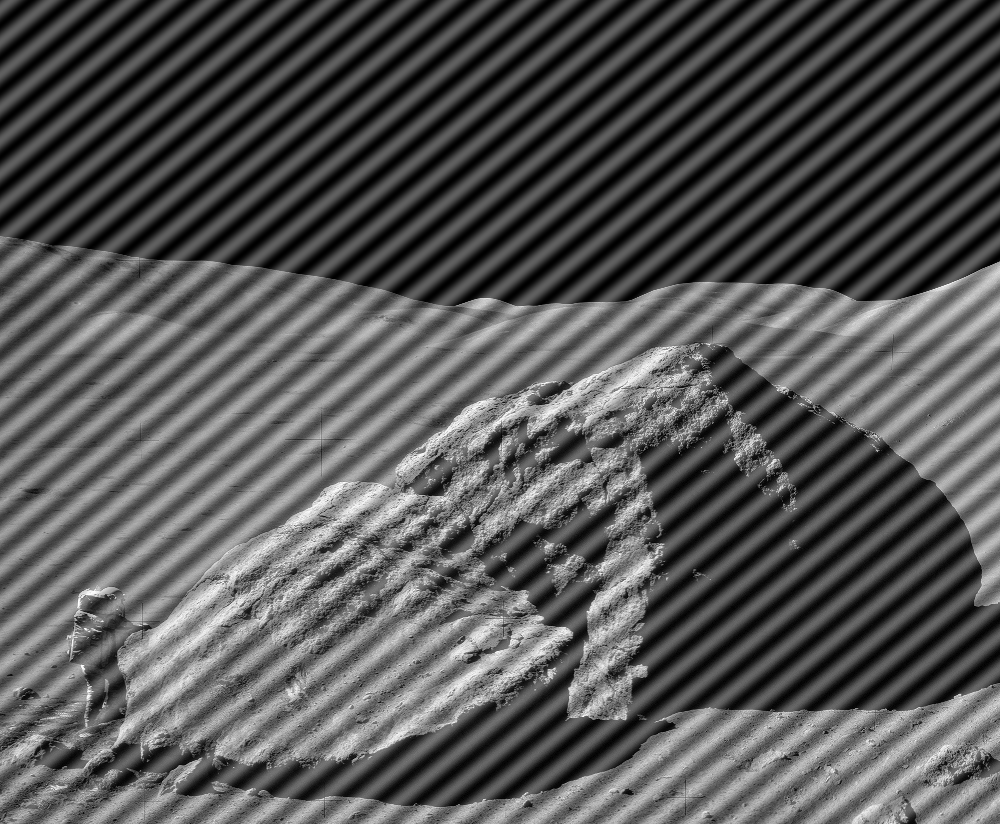
#> input picture HW/HW4/HW4_2/astronaut-interference.tif, 1000 x 824 px
$ python hw4_2_1.py
#> lines starting #> are read from the running program, lines starting #| are printed output that depends on the picture; after the words box and inside, x2 and y2 are one past the last pixel; in counts of white or black regions, pixels touching at a corner belong together
import cv2
import numpy as np
import matplotlib.pyplot as plt


def find_max_idx(array, num):
    a = array.copy()
    c = np.zeros(num)

    for i in range(num):
        c[i] = np.max(a)
        if i > 0:
            c[i] = np.max(np.max(a[a<c[i-1]]))
        if i == 0:
            b = np.stack(np.where(a==c[i]),axis=1)
        else:
            b = np.vstack((b,np.stack(np.where(a==c[i]),axis=1)))
    return b

img = cv2.imread("./astronaut-interference.tif", 0)
#> img is the input picture: shape (824, 1000); min 0, max 255, mean 86.7
w, h = img.shape
#> w = 824; h = 1000
print(img.shape)
#| (824, 1000)
plt.imsave('4_2_1_ori.png', img, cmap='gray')

fft = np.fft.fft2(img)
fft = np.fft.fftshift(fft)
res = np.log(np.abs(fft))
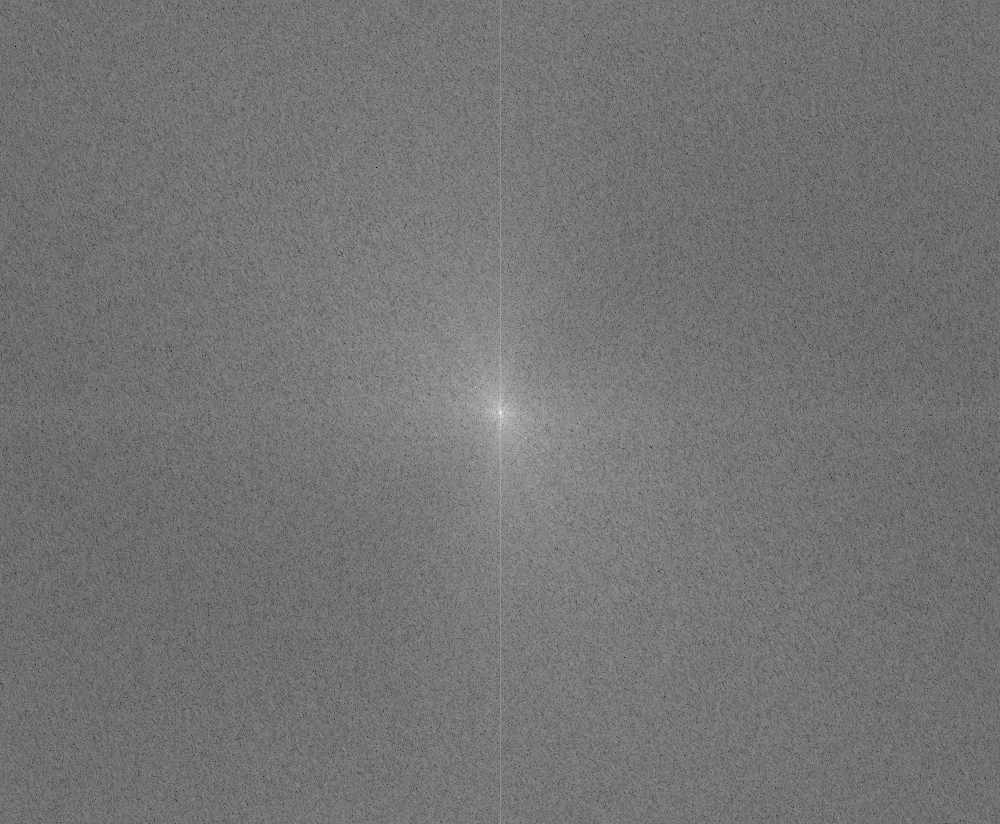
#> res: shape (824, 1000) float64; min 1.23, max 18.08, mean 8.94; drawn with min black and max white
plt.imsave('4_2_1_fftshift.png', res, cmap='gray')
max_idx = find_max_idx(res, 3)
#> the loop in find_max_idx, `for i in range(num):` made 3 passes
#> b on passes 1 to 2: [[412, 500]], [[412, 500], [387, 475], [437, 525]]
#> after the loop in find_max_idx, `for i in range(num):`: c = [18.08, 16.8, 16.31]
#> max_idx = [[412, 500], [387, 475], [437, 525], [411, 500], [413, 500]]
index = max_idx[1:3]
#> index = [[387, 475], [437, 525]]
print(index)
#| [[387 475]
#|  [437 525]]

mask = np.ones_like(img) / 1.
mask[index[:,0],index[:,1]] = 0.
print(np.where(mask==0))
plt.imsave('4_2_1_mask.png',mask, cmap='gray')
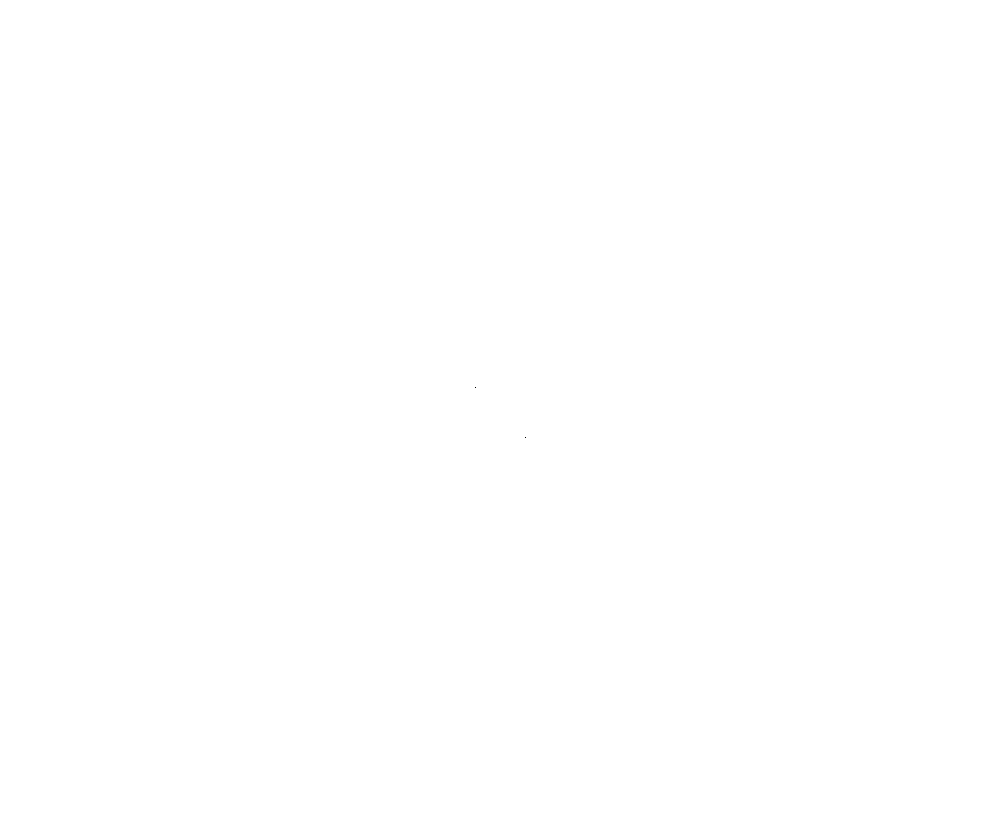
#> saved as 4_2_1_mask.png: shape (824, 1000, 3); 100% white; black in thin lines or dots, all inside (x1, y1, x2, y2) = (475, 387, 526, 438)


new_fft = fft * mask
plt.imsave('4_2_1_modfft.png', np.log(np.abs(fft))*mask, cmap='gray')
plt.show()

ifft = np.fft.ifftshift(new_fft)
ifft = np.fft.ifft2(ifft)
plt.imsave( '4_2_1_modimg.png',np.abs(ifft), cmap='gray')
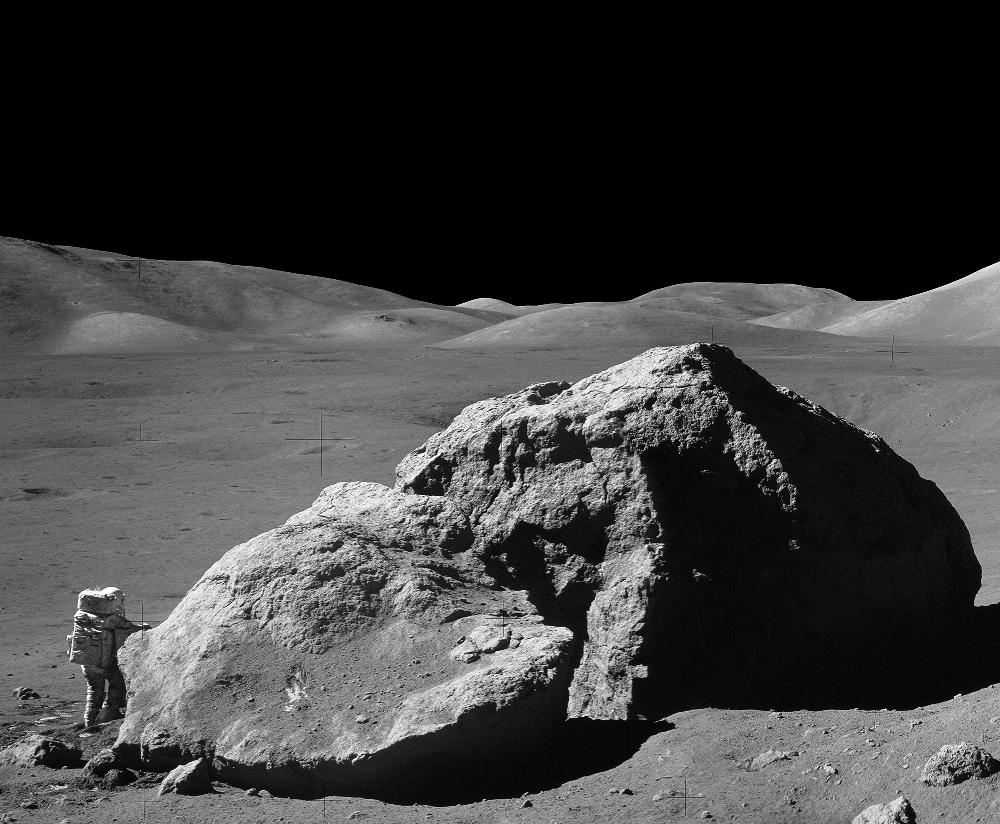
#> saved as 4_2_1_modimg.png: shape (824, 1000, 3); min 0, max 255, mean 62.4

$ run again, with HW/HW4/HW4_2/car-moire-pattern.tif copied over HW/HW4/HW4_2/astronaut-interference.tif
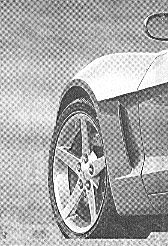
#> input picture HW/HW4/HW4_2/car-moire-pattern.tif, 168 x 246 px
#> img is the input picture: shape (246, 168); min 0, max 255, mean 169.7
#| (246, 168)
#> `res = np.log(np.abs(fft))`:
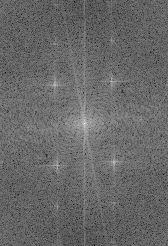
#> res: shape (246, 168) float64; min 3.08, max 15.76, mean 8.28; drawn with min black and max white
#> the loop in find_max_idx, `for i in range(num):` made 3 passes
#> b on passes 1 to 2: [[123, 84]], [[123, 84], [81, 111], [165, 57]]
#> after the loop in find_max_idx, `for i in range(num):`: c = [15.76, 12.85, 12.77]
#> max_idx = [[123, 84], [81, 111], [165, 57], [122, 84], [124, 84]]
#> index = [[81, 111], [165, 57]]
#| [[ 81 111]
#|  [165  57]]
#> `plt.imsave('4_2_1_modfft.png', np.log(np.abs(fft))*mask, cmap='gray')`:
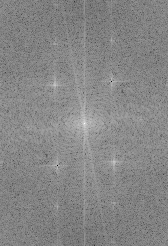
#> saved as 4_2_1_modfft.png: shape (246, 168, 3); min 0, max 255, mean 133.8
